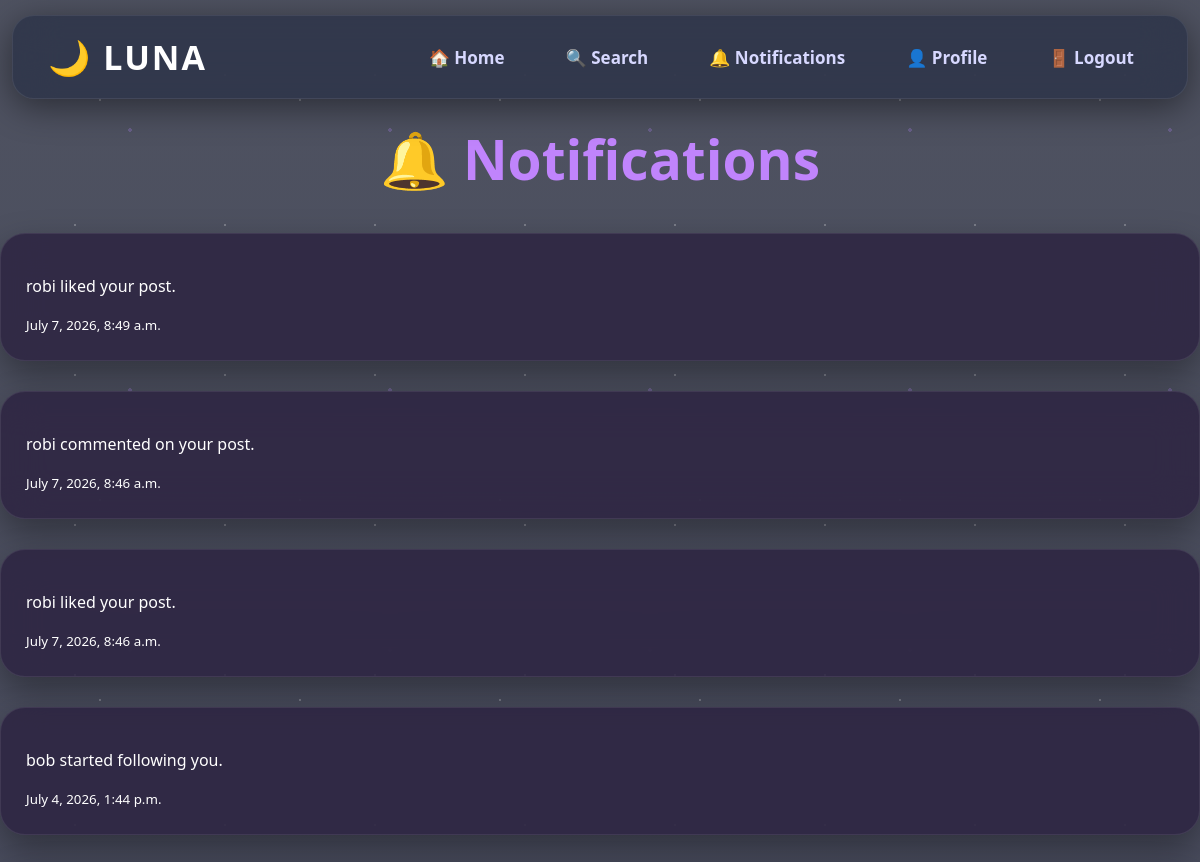
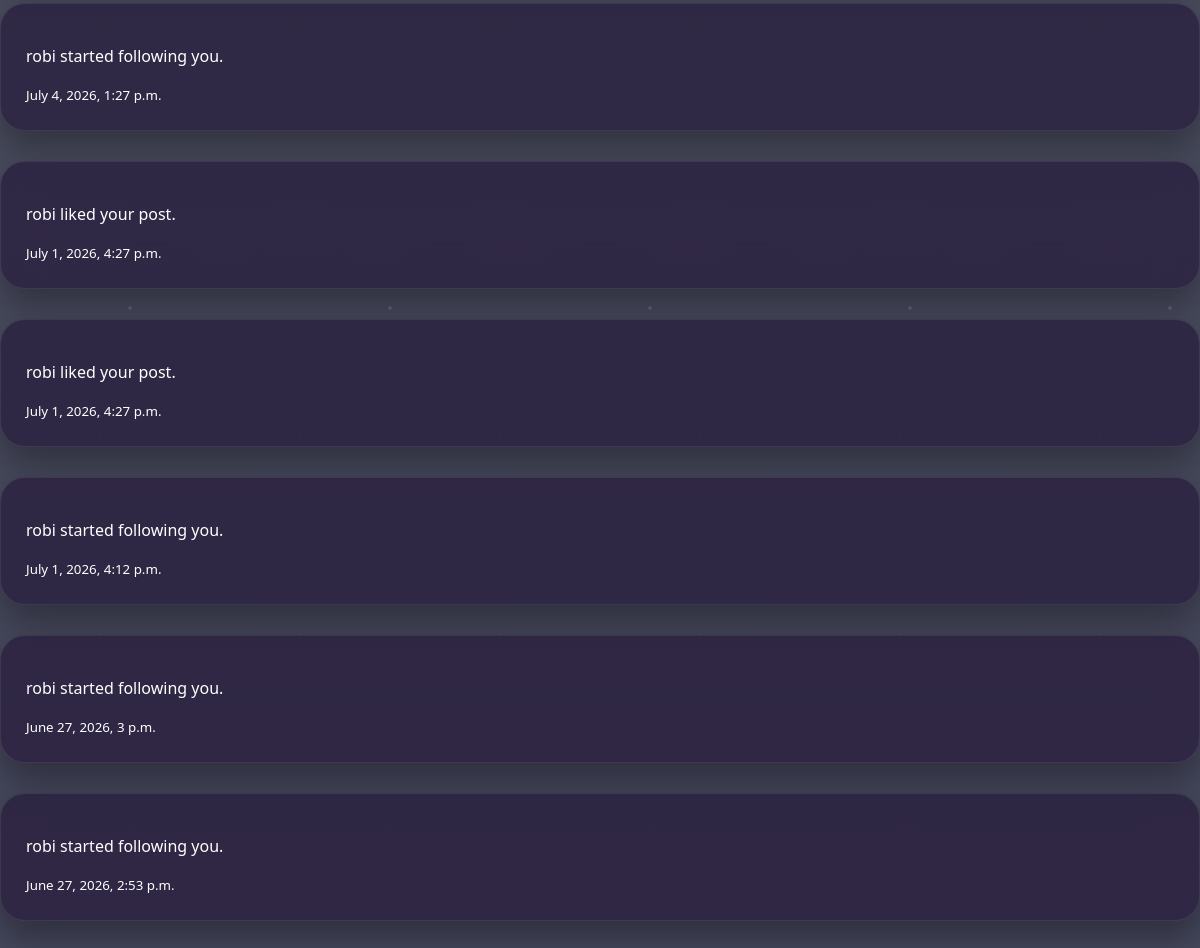
Page /notifications/ (signed in) on the committed database (2 pictures, top to bottom).
### social/models.py (models this page shows)
class Notification(models.Model):
    user = models.ForeignKey(
        User,
        on_delete=models.CASCADE,
        related_name='notifications'
    )
    sender = models.ForeignKey(
        User,
        on_delete=models.CASCADE,
        related_name='sent_notifications'
    )
    message = models.CharField(max_length=255)
    created_at = models.DateTimeField(auto_now_add=True)
    is_read = models.BooleanField(default=False)

### social/views.py (the view)
# urls.py: path('notifications/', views.notifications, name='notifications'),
def notifications(request):
    current_user_id = request.session.get('user_id')
    if not current_user_id:
        return redirect('/login/')
    current_user = User.objects.get(id=current_user_id)
    notifications = Notification.objects.filter(
        user=current_user
    ).order_by('-created_at')
    return render(
        request,
        'notifications.html',
        {
            'notifications': notifications
        }
    )

### social/templates/notifications.html (shortened to what this page needs)
{% extends 'base.html' %}
{% block content %}
<h1>🔔 Notifications</h1>
{% for notification in notifications %}
<div class="post">
<p>{{ notification.message }}</p>
<small>{{ notification.created_at }}</small>
</div>
{% empty %}
<p>No notifications yet.</p>
{% endfor %}
{% endblock %}

### social/static/style.css (style rules this page uses)
body { margin:0; padding:0; font-family:'Segoe UI',sans-serif; color:white; background: linear-gradient( rgba(10,15,35,.72), rgba(15,18,45,.78) ), url("/static/images/galaxy.jpg"); background-size:cover; background-position:center; background-repeat:no-repeat; background-attachment:fixed; min-height:100vh; }
body::before { content:""; position:fixed; top:0; left:0; width:100%; height:100%; background: radial-gradient(circle,#ffffff 1px,transparent 1px), radial-gradient(circle,#b98cff 2px,transparent 2px), radial-gradient(circle,#ffffff 1px,transparent 1px); background-size: 150px 150px, 260px 260px, 200px 200px; opacity:.25; pointer-events:none; z-index:-1; }
h1 { text-align:center; color:#c084fc; font-size:55px; }
.post { background:rgba(40,28,60,.72); backdrop-filter:blur(20px); border:1px solid rgba(255,255,255,.08); border-radius:25px; padding:25px; margin-bottom:30px; box-shadow:0 15px 35px rgba(0,0,0,.35); }

### rows in the picture
Notification: message "robi liked your post.", created_at "July 7, 2026, 8:49 a.m."
Notification: message "robi commented on your post.", created_at "July 7, 2026, 8:46 a.m."
Notification: message "robi liked your post.", created_at "July 7, 2026, 8:46 a.m."
Notification: message "bob started following you.", created_at "July 4, 2026, 1:44 p.m."
Notification: message "robi started following you.", created_at "July 4, 2026, 1:27 p.m."
Notification: message "robi liked your post.", created_at "July 1, 2026, 4:27 p.m."
Notification: message "robi liked your post.", created_at "July 1, 2026, 4:27 p.m."
Notification: message "robi started following you.", created_at "July 1, 2026, 4:12 p.m."
Notification: message "robi started following you.", created_at "June 27, 2026, 3 p.m."
Notification: message "robi started following you.", created_at "June 27, 2026, 2:53 p.m."
